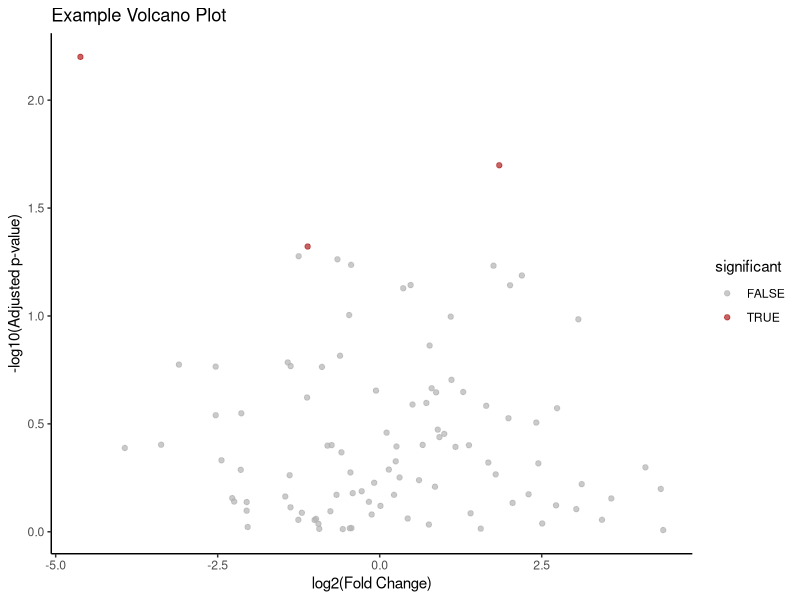

This chart was generated by the following R code:
############################################################
# 🎨 generate_visualization_examples.R
# Author: Iman Manoochehrpour
# Purpose: Generate example visualization outputs
############################################################

if (!dir.exists("visualization")) {
  dir.create("visualization")
  message("📁 Folder 'visualization/' created.")
}

library(ggplot2)
library(pheatmap)

# ---- Load example data ----
counts <- read.csv("example_data/simulated_counts.csv", row.names = 1)
metadata <- read.csv("example_data/sample_metadata.csv")

# ---- Create a dummy DESeq2-like result ----
set.seed(123)
res <- data.frame(
  log2FoldChange = rnorm(nrow(counts), mean = 0, sd = 2),
  padj = runif(nrow(counts), min = 0, max = 1)
)
res$significant <- res$padj < 0.05 & abs(res$log2FoldChange) > 1

# ---- Volcano Plot ----
volcano <- ggplot(res, aes(x = log2FoldChange, y = -log10(padj), color = significant)) +
  geom_point(alpha = 0.7) +
  theme_classic() +
  labs(title = "Example Volcano Plot",
       x = "log2(Fold Change)",
       y = "-log10(Adjusted p-value)") +
  scale_color_manual(values = c("grey70", "firebrick"))

ggsave("visualization/example_volcano_plot.png", plot = volcano, width = 7, height = 6, dpi = 300)
message("✅ example_volcano_plot.png created successfully.")

# ---- WGCNA-like Module-Trait Heatmap ----
# Create random module-trait correlation matrix
modules <- paste0("Module_", LETTERS[1:5])
traits <- c("Tumor", "Normal", "Age", "Gender")
cor_mat <- matrix(runif(length(modules)*length(traits), -1, 1),
                  nrow = length(modules),
                  dimnames = list(modules, traits))

# Draw heatmap
pheatmap(cor_mat,
         color = colorRampPalette(c("blue", "white", "red"))(100),
         cluster_rows = FALSE, cluster_cols = FALSE,
         main = "Example Module–Trait Correlation Heatmap",
         filename = "visualization/example_wgcna_heatmap.png",
         width = 6, height = 5)
message("✅ example_wgcna_heatmap.png created successfully.")

message("\n🎉 Example visualizations generated successfully!")
